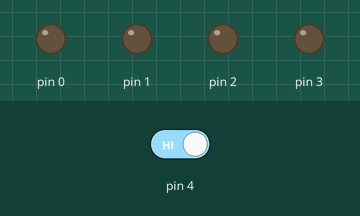
A sketch run on a simulated Arduino Uno, built with avr-gcc and run on an emulated ATmega328P. Shown: output pins drawn as LEDs (lit = HIGH). The inputs (shaded band) are chosen by the test bench; at power-on: pin 4 HIGH. Random numbers use the default seed unless the sketch sets one.

Above: at 1.2 s.
1.3 s: pin 4 driven LOW
At 3.46 s:
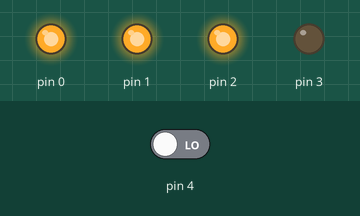
4.3 s: pin 4 driven HIGH
At 5.0 s:
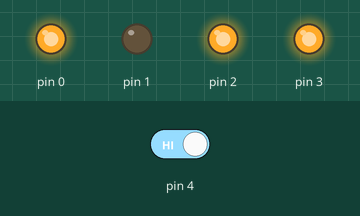
Timing chart, 0 to 7.3 s (numbered marks = the images above; inputs shaded):
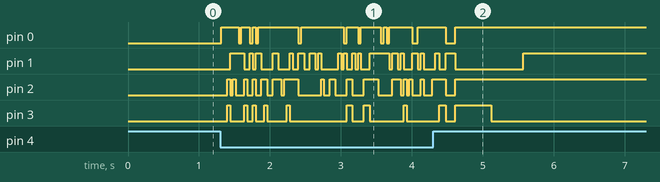

The sketch:

tinydie.ino
```cpp
// TinyDie
//
// 7 die leds can be controlled with only 4 bits using the following encoding:
//
//    A        B        C        D
//  _____    _____    _____    _____
// |     |  |    *|  |*    |  |     |
// |  *  |  |     |  |     |  |*   *|
// |_____|  |*____|  |____*|  |_____|
//
// One:   A
// Two:   B
// Three: A+B
// Four:  B+C
// Five:  A+B+C
// Six:   B+C+D

byte diebits[] = { 0,1,2,3,6,7,14 };
byte result = 0;
int delayValue = 100;
boolean shuffle = false;

void setup() {
  pinMode(0, OUTPUT);
  pinMode(1, OUTPUT);
  pinMode(2, OUTPUT);
  pinMode(3, OUTPUT);
  pinMode(4, INPUT);
}

void updateLeds(byte n) {
  byte bits = diebits[n];
  // pins D0 & D1 have been swapped for easier PCB layout
  digitalWrite(1, bits & 1);
  digitalWrite(0, bits & 2);
  digitalWrite(2, bits & 4);
  digitalWrite(3, bits & 8);
}

void loop() {
  updateLeds(result);

  delay(delayValue);

  if(digitalRead(4) == LOW) {
    // button is down
    shuffle = true;
    delayValue = 40;
  } else {
    // button is up
    delayValue = (delayValue * 3) >> 1;
    if(delayValue > 1000) {
      delayValue = 100;
      shuffle = false;
    }
  }

  // shuffle
  if(shuffle)
    result = random(1, 7); // upper bound is exclusive
}
```
